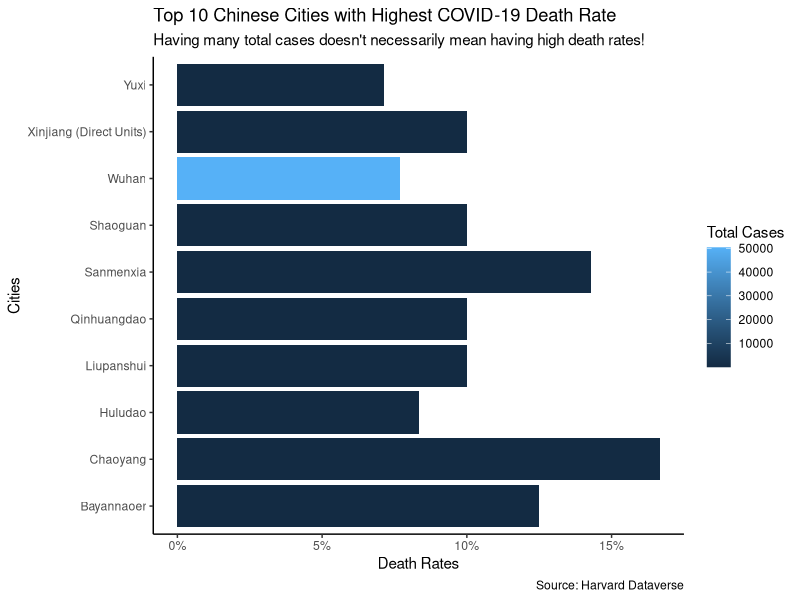
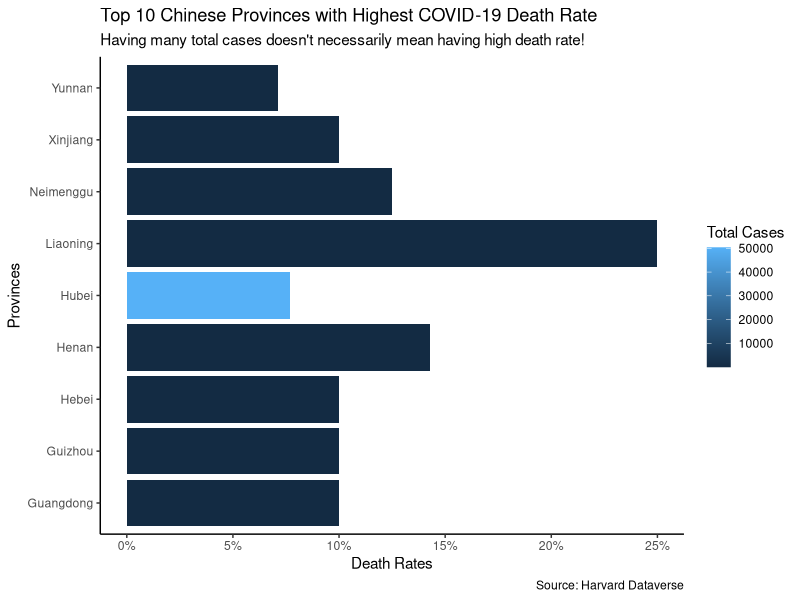

Reproduce these figures in R, in order.
library(dplyr)
library(lubridate)
library(skimr)
library(tidyverse)

covid_aq <- read_csv("clean/covid_aq.csv",
                     col_types =
                       cols(
                         City_EN = col_character(),
                         Prov_EN = col_character(),
                         death_rate = col_double(),
                         T_C_210114 = col_double(),
                         T_D_210114 = col_double(),
                         avg_co = col_double(),
                         avg_no2 = col_double(),
                         avg_o3 = col_double(),
                         avg_pm10 = col_double(),
                         avg_pm2.5 = col_double(),
                         avg_so2 = col_double()
                       ))

# COVID-19 death rate plot (city-level)

# Here, I want to make a bar graph that shows which of the cities in China have
# high COVID-19 death rates. By filling with total cases at the end of the
# collection period, I try to show that cities with many total cnfirmed cases
# don't necessarily have high death rates.

covid_aq %>% 
  arrange(desc(death_rate)) %>% 
  slice(1:10) %>% 
  ggplot(aes(x = City_EN,
             y = death_rate,
             fill = T_C_210114)) +
  geom_col() +
  coord_flip() +
  labs(title = "Top 10 Chinese Cities with Highest COVID-19 Death Rate",
       subtitle = "Having many total cases doesn't necessarily mean having high death rates!",
       x = "Cities",
       y = "Death Rates",
       fill = "Total Cases",
       caption = "Source: Harvard Dataverse") +
  scale_y_continuous(labels = scales::percent_format(accuracy = 1)) +
  theme_classic()

# COVID-19 death rate plot (province-level)

# I do the same, but this time with provinces instead of cities. It might be
# more intuitive if I could show this using the map of China, but for now let's
# settle on the bar plots.

covid_aq %>% 
  arrange(desc(death_rate)) %>% 
  slice(1:10) %>% 
  ggplot(aes(x = Prov_EN,
             y = death_rate,
             fill = T_C_210114)) +
  geom_col() +
  coord_flip() +
  labs(title = "Top 10 Chinese Provinces with Highest COVID-19 Death Rate",
       subtitle = "Having many total cases doesn't necessarily mean having high death rate!",
       x = "Provinces",
       y = "Death Rates",
       fill = "Total Cases",
       caption = "Source: Harvard Dataverse") +
  scale_y_continuous(labels = scales::percent_format(accuracy = 1)) +
  theme_classic()
